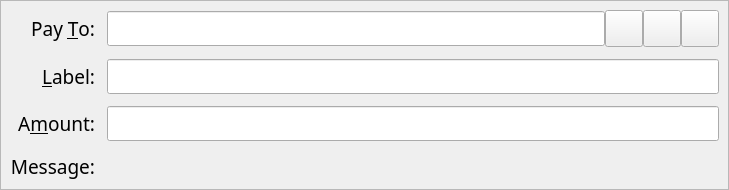
<?xml version="1.0" encoding="UTF-8"?>
<ui version="4.0">
 <class>SendCoinsEntry</class>
 <widget class="QStackedWidget" name="SendCoinsEntry">
  <property name="geometry">
   <rect>
    <x>0</x>
    <y>0</y>
    <width>729</width>
    <height>181</height>
   </rect>
  </property>
  <property name="font">
   <font>
    <family>Ara Hamah 1982</family>
    <pointsize>14</pointsize>
   </font>
  </property>
  <property name="focusPolicy">
   <enum>Qt::TabFocus</enum>
  </property>
  <property name="autoFillBackground">
   <bool>false</bool>
  </property>
  <widget class="QFrame" name="SendCoins">
   <property name="toolTip">
    <string>This is a normal payment.</string>
   </property>
   <property name="frameShape">
    <enum>QFrame::StyledPanel</enum>
   </property>
   <property name="frameShadow">
    <enum>QFrame::Sunken</enum>
   </property>
   <layout class="QGridLayout" name="gridLayout">
    <property name="spacing">
     <number>12</number>
    </property>
    <item row="0" column="0">
     <widget class="QLabel" name="payToLabel">
      <property name="font">
       <font>
        <family>Ara Hamah 1982</family>
        <pointsize>14</pointsize>
       </font>
      </property>
      <property name="text">
       <string>Pay &amp;To:</string>
      </property>
      <property name="alignment">
       <set>Qt::AlignRight|Qt::AlignTrailing|Qt::AlignVCenter</set>
      </property>
      <property name="buddy">
       <cstring>payTo</cstring>
      </property>
     </widget>
    </item>
    <item row="0" column="1">
     <layout class="QHBoxLayout" name="payToLayout">
      <property name="spacing">
       <number>0</number>
      </property>
      <item>
       <widget class="QValidatedLineEdit" name="payTo">
        <property name="font">
         <font>
          <family>Ara Hamah 1982</family>
          <pointsize>14</pointsize>
         </font>
        </property>
        <property name="toolTip">
         <string>The Nyerium address to send the payment to</string>
        </property>
       </widget>
      </item>
      <item>
       <widget class="QToolButton" name="addressBookButton">
        <property name="font">
         <font>
          <family>Ara Hamah 1982</family>
          <pointsize>14</pointsize>
         </font>
        </property>
        <property name="toolTip">
         <string>Choose previously used address</string>
        </property>
        <property name="text">
         <string/>
        </property>
        <property name="icon">
         <iconset resource="../nyerium.qrc">
          <normaloff>:/icons/address-book</normaloff>:/icons/address-book</iconset>
        </property>
        <property name="iconSize">
         <size>
          <width>30</width>
          <height>30</height>
         </size>
        </property>
        <property name="shortcut">
         <string>Alt+A</string>
        </property>
       </widget>
      </item>
      <item>
       <widget class="QToolButton" name="pasteButton">
        <property name="font">
         <font>
          <family>Ara Hamah 1982</family>
          <pointsize>14</pointsize>
         </font>
        </property>
        <property name="toolTip">
         <string>Paste address from clipboard</string>
        </property>
        <property name="text">
         <string/>
        </property>
        <property name="icon">
         <iconset resource="../nyerium.qrc">
          <normaloff>:/icons/editpaste</normaloff>:/icons/editpaste</iconset>
        </property>
        <property name="iconSize">
         <size>
          <width>30</width>
          <height>30</height>
         </size>
        </property>
        <property name="shortcut">
         <string>Alt+P</string>
        </property>
       </widget>
      </item>
      <item>
       <widget class="QToolButton" name="deleteButton">
        <property name="font">
         <font>
          <family>Ara Hamah 1982</family>
          <pointsize>14</pointsize>
         </font>
        </property>
        <property name="toolTip">
         <string>Remove this entry</string>
        </property>
        <property name="text">
         <string/>
        </property>
        <property name="icon">
         <iconset resource="../nyerium.qrc">
          <normaloff>:/icons/remove</normaloff>:/icons/remove</iconset>
        </property>
        <property name="iconSize">
         <size>
          <width>30</width>
          <height>30</height>
         </size>
        </property>
       </widget>
      </item>
     </layout>
    </item>
    <item row="1" column="0">
     <widget class="QLabel" name="labelLabel">
      <property name="font">
       <font>
        <family>Ara Hamah 1982</family>
        <pointsize>14</pointsize>
       </font>
      </property>
      <property name="text">
       <string>&amp;Label:</string>
      </property>
      <property name="alignment">
       <set>Qt::AlignRight|Qt::AlignTrailing|Qt::AlignVCenter</set>
      </property>
      <property name="buddy">
       <cstring>addAsLabel</cstring>
      </property>
     </widget>
    </item>
    <item row="1" column="1">
     <widget class="QLineEdit" name="addAsLabel">
      <property name="font">
       <font>
        <family>Ara Hamah 1982</family>
        <pointsize>14</pointsize>
       </font>
      </property>
      <property name="toolTip">
       <string>Enter a label for this address to add it to the list of used addresses</string>
      </property>
     </widget>
    </item>
    <item row="2" column="0">
     <widget class="QLabel" name="amountLabel">
      <property name="font">
       <font>
        <family>Ara Hamah 1982</family>
        <pointsize>14</pointsize>
       </font>
      </property>
      <property name="text">
       <string>A&amp;mount:</string>
      </property>
      <property name="alignment">
       <set>Qt::AlignRight|Qt::AlignTrailing|Qt::AlignVCenter</set>
      </property>
      <property name="buddy">
       <cstring>payAmount</cstring>
      </property>
     </widget>
    </item>
    <item row="2" column="1">
     <widget class="BitcoinAmountField" name="payAmount">
      <property name="font">
       <font>
        <family>Ara Hamah 1982</family>
        <pointsize>14</pointsize>
       </font>
      </property>
     </widget>
    </item>
    <item row="3" column="0">
     <widget class="QLabel" name="messageLabel">
      <property name="font">
       <font>
        <family>Ara Hamah 1982</family>
        <pointsize>14</pointsize>
       </font>
      </property>
      <property name="text">
       <string>Message:</string>
      </property>
      <property name="alignment">
       <set>Qt::AlignRight|Qt::AlignTrailing|Qt::AlignVCenter</set>
      </property>
     </widget>
    </item>
    <item row="3" column="1">
     <widget class="QLabel" name="messageTextLabel">
      <property name="font">
       <font>
        <family>Ara Hamah 1982</family>
        <pointsize>14</pointsize>
       </font>
      </property>
      <property name="toolTip">
       <string>A message that was attached to the Nyerium: URI which will be stored with the transaction for your reference. Note: This message will not be sent over the Nyerium network.</string>
      </property>
      <property name="textFormat">
       <enum>Qt::PlainText</enum>
      </property>
     </widget>
    </item>
   </layout>
  </widget>
  <widget class="QFrame" name="SendCoins_InsecurePaymentRequest">
   <property name="palette">
    <palette>
     <active>
      <colorrole role="WindowText">
       <brush brushstyle="SolidPattern">
        <color alpha="255">
         <red>0</red>
         <green>0</green>
         <blue>0</blue>
        </color>
       </brush>
      </colorrole>
      <colorrole role="Button">
       <brush brushstyle="SolidPattern">
        <color alpha="255">
         <red>255</red>
         <green>255</green>
         <blue>127</blue>
        </color>
       </brush>
      </colorrole>
      <colorrole role="Light">
       <brush brushstyle="SolidPattern">
        <color alpha="255">
         <red>255</red>
         <green>255</green>
         <blue>255</blue>
        </color>
       </brush>
      </colorrole>
      <colorrole role="Midlight">
       <brush brushstyle="SolidPattern">
        <color alpha="255">
         <red>255</red>
         <green>255</green>
         <blue>191</blue>
        </color>
       </brush>
      </colorrole>
      <colorrole role="Dark">
       <brush brushstyle="SolidPattern">
        <color alpha="255">
         <red>127</red>
         <green>127</green>
         <blue>63</blue>
        </color>
       </brush>
      </colorrole>
      <colorrole role="Mid">
       <brush brushstyle="SolidPattern">
        <color alpha="255">
         <red>170</red>
         <green>170</green>
         <blue>84</blue>
        </color>
       </brush>
      </colorrole>
      <colorrole role="Text">
       <brush brushstyle="SolidPattern">
        <color alpha="255">
         <red>0</red>
         <green>0</green>
         <blue>0</blue>
        </color>
       </brush>
      </colorrole>
      <colorrole role="BrightText">
       <brush brushstyle="SolidPattern">
        <color alpha="255">
         <red>255</red>
         <green>255</green>
         <blue>255</blue>
        </color>
       </brush>
      </colorrole>
      <colorrole role="ButtonText">
       <brush brushstyle="SolidPattern">
        <color alpha="255">
         <red>0</red>
         <green>0</green>
         <blue>0</blue>
        </color>
       </brush>
      </colorrole>
      <colorrole role="Base">
       <brush brushstyle="SolidPattern">
        <color alpha="255">
         <red>255</red>
         <green>255</green>
         <blue>255</blue>
        </color>
       </brush>
      </colorrole>
      <colorrole role="Window">
       <brush brushstyle="SolidPattern">
        <color alpha="255">
         <red>255</red>
         <green>255</green>
         <blue>127</blue>
        </color>
       </brush>
      </colorrole>
      <colorrole role="Shadow">
       <brush brushstyle="SolidPattern">
        <color alpha="255">
         <red>0</red>
         <green>0</green>
         <blue>0</blue>
        </color>
       </brush>
      </colorrole>
      <colorrole role="AlternateBase">
       <brush brushstyle="SolidPattern">
        <color alpha="255">
         <red>255</red>
         <green>255</green>
         <blue>191</blue>
        </color>
       </brush>
      </colorrole>
      <colorrole role="ToolTipBase">
       <brush brushstyle="SolidPattern">
        <color alpha="255">
         <red>255</red>
         <green>255</green>
         <blue>220</blue>
        </color>
       </brush>
      </colorrole>
      <colorrole role="ToolTipText">
       <brush brushstyle="SolidPattern">
        <color alpha="255">
         <red>0</red>
         <green>0</green>
         <blue>0</blue>
        </color>
       </brush>
      </colorrole>
     </active>
     <inactive>
      <colorrole role="WindowText">
       <brush brushstyle="SolidPattern">
        <color alpha="255">
         <red>0</red>
         <green>0</green>
         <blue>0</blue>
        </color>
       </brush>
      </colorrole>
      <colorrole role="Button">
       <brush brushstyle="SolidPattern">
        <color alpha="255">
         <red>255</red>
         <green>255</green>
         <blue>127</blue>
        </color>
       </brush>
      </colorrole>
      <colorrole role="Light">
       <brush brushstyle="SolidPattern">
        <color alpha="255">
         <red>255</red>
         <green>255</green>
         <blue>255</blue>
        </color>
       </brush>
      </colorrole>
      <colorrole role="Midlight">
       <brush brushstyle="SolidPattern">
        <color alpha="255">
         <red>255</red>
         <green>255</green>
         <blue>191</blue>
        </color>
       </brush>
      </colorrole>
      <colorrole role="Dark">
       <brush brushstyle="SolidPattern">
        <color alpha="255">
         <red>127</red>
         <green>127</green>
         <blue>63</blue>
        </color>
       </brush>
      </colorrole>
      <colorrole role="Mid">
       <brush brushstyle="SolidPattern">
        <color alpha="255">
         <red>170</red>
         <green>170</green>
         <blue>84</blue>
        </color>
       </brush>
      </colorrole>
      <colorrole role="Text">
       <brush brushstyle="SolidPattern">
        <color alpha="255">
         <red>0</red>
         <green>0</green>
         <blue>0</blue>
        </color>
       </brush>
      </colorrole>
      <colorrole role="BrightText">
       <brush brushstyle="SolidPattern">
        <color alpha="255">
         <red>255</red>
         <green>255</green>
         <blue>255</blue>
        </color>
       </brush>
      </colorrole>
      <colorrole role="ButtonText">
       <brush brushstyle="SolidPattern">
        <color alpha="255">
         <red>0</red>
         <green>0</green>
         <blue>0</blue>
        </color>
       </brush>
      </colorrole>
      <colorrole role="Base">
       <brush brushstyle="SolidPattern">
        <color alpha="255">
         <red>255</red>
         <green>255</green>
         <blue>255</blue>
        </color>
       </brush>
      </colorrole>
      <colorrole role="Window">
       <brush brushstyle="SolidPattern">
        <color alpha="255">
         <red>255</red>
         <green>255</green>
         <blue>127</blue>
        </color>
       </brush>
      </colorrole>
      <colorrole role="Shadow">
       <brush brushstyle="SolidPattern">
        <color alpha="255">
         <red>0</red>
         <green>0</green>
         <blue>0</blue>
        </color>
       </brush>
      </colorrole>
      <colorrole role="AlternateBase">
       <brush brushstyle="SolidPattern">
        <color alpha="255">
         <red>255</red>
         <green>255</green>
         <blue>191</blue>
        </color>
       </brush>
      </colorrole>
      <colorrole role="ToolTipBase">
       <brush brushstyle="SolidPattern">
        <color alpha="255">
         <red>255</red>
         <green>255</green>
         <blue>220</blue>
        </color>
       </brush>
      </colorrole>
      <colorrole role="ToolTipText">
       <brush brushstyle="SolidPattern">
        <color alpha="255">
         <red>0</red>
         <green>0</green>
         <blue>0</blue>
        </color>
       </brush>
      </colorrole>
     </inactive>
     <disabled>
      <colorrole role="WindowText">
       <brush brushstyle="SolidPattern">
        <color alpha="255">
         <red>127</red>
         <green>127</green>
         <blue>63</blue>
        </color>
       </brush>
      </colorrole>
      <colorrole role="Button">
       <brush brushstyle="SolidPattern">
        <color alpha="255">
         <red>255</red>
         <green>255</green>
         <blue>127</blue>
        </color>
       </brush>
      </colorrole>
      <colorrole role="Light">
       <brush brushstyle="SolidPattern">
        <color alpha="255">
         <red>255</red>
         <green>255</green>
         <blue>255</blue>
        </color>
       </brush>
      </colorrole>
      <colorrole role="Midlight">
       <brush brushstyle="SolidPattern">
        <color alpha="255">
         <red>255</red>
         <green>255</green>
         <blue>191</blue>
        </color>
       </brush>
      </colorrole>
      <colorrole role="Dark">
       <brush brushstyle="SolidPattern">
        <color alpha="255">
         <red>127</red>
         <green>127</green>
         <blue>63</blue>
        </color>
       </brush>
      </colorrole>
      <colorrole role="Mid">
       <brush brushstyle="SolidPattern">
        <color alpha="255">
         <red>170</red>
         <green>170</green>
         <blue>84</blue>
        </color>
       </brush>
      </colorrole>
      <colorrole role="Text">
       <brush brushstyle="SolidPattern">
        <color alpha="255">
         <red>127</red>
         <green>127</green>
         <blue>63</blue>
        </color>
       </brush>
      </colorrole>
      <colorrole role="BrightText">
       <brush brushstyle="SolidPattern">
        <color alpha="255">
         <red>255</red>
         <green>255</green>
         <blue>255</blue>
        </color>
       </brush>
      </colorrole>
      <colorrole role="ButtonText">
       <brush brushstyle="SolidPattern">
        <color alpha="255">
         <red>127</red>
         <green>127</green>
         <blue>63</blue>
        </color>
       </brush>
      </colorrole>
      <colorrole role="Base">
       <brush brushstyle="SolidPattern">
        <color alpha="255">
         <red>255</red>
         <green>255</green>
         <blue>127</blue>
        </color>
       </brush>
      </colorrole>
      <colorrole role="Window">
       <brush brushstyle="SolidPattern">
        <color alpha="255">
         <red>255</red>
         <green>255</green>
         <blue>127</blue>
        </color>
       </brush>
      </colorrole>
      <colorrole role="Shadow">
       <brush brushstyle="SolidPattern">
        <color alpha="255">
         <red>0</red>
         <green>0</green>
         <blue>0</blue>
        </color>
       </brush>
      </colorrole>
      <colorrole role="AlternateBase">
       <brush brushstyle="SolidPattern">
        <color alpha="255">
         <red>255</red>
         <green>255</green>
         <blue>127</blue>
        </color>
       </brush>
      </colorrole>
      <colorrole role="ToolTipBase">
       <brush brushstyle="SolidPattern">
        <color alpha="255">
         <red>255</red>
         <green>255</green>
         <blue>220</blue>
        </color>
       </brush>
      </colorrole>
      <colorrole role="ToolTipText">
       <brush brushstyle="SolidPattern">
        <color alpha="255">
         <red>0</red>
         <green>0</green>
         <blue>0</blue>
        </color>
       </brush>
      </colorrole>
     </disabled>
    </palette>
   </property>
   <property name="toolTip">
    <string>This is an unverified payment request.</string>
   </property>
   <property name="autoFillBackground">
    <bool>true</bool>
   </property>
   <property name="frameShape">
    <enum>QFrame::StyledPanel</enum>
   </property>
   <property name="frameShadow">
    <enum>QFrame::Sunken</enum>
   </property>
   <layout class="QGridLayout" name="gridLayout_is">
    <property name="spacing">
     <number>12</number>
    </property>
    <item row="0" column="0">
     <widget class="QLabel" name="payToLabel_is">
      <property name="text">
       <string>Pay To:</string>
      </property>
      <property name="alignment">
       <set>Qt::AlignRight|Qt::AlignTrailing|Qt::AlignVCenter</set>
      </property>
     </widget>
    </item>
    <item row="0" column="1">
     <layout class="QHBoxLayout" name="payToLayout_is">
      <property name="spacing">
       <number>0</number>
      </property>
      <item>
       <widget class="QLabel" name="payTo_is"/>
      </item>
      <item>
       <widget class="QToolButton" name="deleteButton_is">
        <property name="toolTip">
         <string>Remove this entry</string>
        </property>
        <property name="text">
         <string/>
        </property>
        <property name="icon">
         <iconset resource="../nyerium.qrc">
          <normaloff>:/icons/remove</normaloff>:/icons/remove</iconset>
        </property>
       </widget>
      </item>
     </layout>
    </item>
    <item row="1" column="0">
     <widget class="QLabel" name="memoLabel_is">
      <property name="text">
       <string>Memo:</string>
      </property>
      <property name="alignment">
       <set>Qt::AlignRight|Qt::AlignTrailing|Qt::AlignVCenter</set>
      </property>
     </widget>
    </item>
    <item row="1" column="1">
     <widget class="QLabel" name="memoTextLabel_is">
      <property name="textFormat">
       <enum>Qt::PlainText</enum>
      </property>
     </widget>
    </item>
    <item row="2" column="0">
     <widget class="QLabel" name="amountLabel_is">
      <property name="text">
       <string>A&amp;mount:</string>
      </property>
      <property name="alignment">
       <set>Qt::AlignRight|Qt::AlignTrailing|Qt::AlignVCenter</set>
      </property>
      <property name="buddy">
       <cstring>payAmount_is</cstring>
      </property>
     </widget>
    </item>
    <item row="2" column="1">
     <widget class="BitcoinAmountField" name="payAmount_is">
      <property name="acceptDrops">
       <bool>false</bool>
      </property>
     </widget>
    </item>
   </layout>
  </widget>
  <widget class="QFrame" name="SendCoins_SecurePaymentRequest">
   <property name="palette">
    <palette>
     <active>
      <colorrole role="WindowText">
       <brush brushstyle="SolidPattern">
        <color alpha="255">
         <red>0</red>
         <green>0</green>
         <blue>0</blue>
        </color>
       </brush>
      </colorrole>
      <colorrole role="Button">
       <brush brushstyle="SolidPattern">
        <color alpha="255">
         <red>140</red>
         <green>232</green>
         <blue>119</blue>
        </color>
       </brush>
      </colorrole>
      <colorrole role="Light">
       <brush brushstyle="SolidPattern">
        <color alpha="255">
         <red>230</red>
         <green>255</green>
         <blue>224</blue>
        </color>
       </brush>
      </colorrole>
      <colorrole role="Midlight">
       <brush brushstyle="SolidPattern">
        <color alpha="255">
         <red>185</red>
         <green>243</green>
         <blue>171</blue>
        </color>
       </brush>
      </colorrole>
      <colorrole role="Dark">
       <brush brushstyle="SolidPattern">
        <color alpha="255">
         <red>70</red>
         <green>116</green>
         <blue>59</blue>
        </color>
       </brush>
      </colorrole>
      <colorrole role="Mid">
       <brush brushstyle="SolidPattern">
        <color alpha="255">
         <red>93</red>
         <green>155</green>
         <blue>79</blue>
        </color>
       </brush>
      </colorrole>
      <colorrole role="Text">
       <brush brushstyle="SolidPattern">
        <color alpha="255">
         <red>0</red>
         <green>0</green>
         <blue>0</blue>
        </color>
       </brush>
      </colorrole>
      <colorrole role="BrightText">
       <brush brushstyle="SolidPattern">
        <color alpha="255">
         <red>155</red>
         <green>255</green>
         <blue>147</blue>
        </color>
       </brush>
      </colorrole>
      <colorrole role="ButtonText">
       <brush brushstyle="SolidPattern">
        <color alpha="255">
         <red>0</red>
         <green>0</green>
         <blue>0</blue>
        </color>
       </brush>
      </colorrole>
      <colorrole role="Base">
       <brush brushstyle="SolidPattern">
        <color alpha="255">
         <red>119</red>
         <green>255</green>
         <blue>233</blue>
        </color>
       </brush>
      </colorrole>
      <colorrole role="Window">
       <brush brushstyle="SolidPattern">
        <color alpha="255">
         <red>140</red>
         <green>232</green>
         <blue>119</blue>
        </color>
       </brush>
      </colorrole>
      <colorrole role="Shadow">
       <brush brushstyle="SolidPattern">
        <color alpha="255">
         <red>0</red>
         <green>0</green>
         <blue>0</blue>
        </color>
       </brush>
      </colorrole>
      <colorrole role="AlternateBase">
       <brush brushstyle="SolidPattern">
        <color alpha="255">
         <red>197</red>
         <green>243</green>
         <blue>187</blue>
        </color>
       </brush>
      </colorrole>
      <colorrole role="NoRole">
       <brush brushstyle="SolidPattern">
        <color alpha="255">
         <red>125</red>
         <green>194</green>
         <blue>122</blue>
        </color>
       </brush>
      </colorrole>
      <colorrole role="ToolTipBase">
       <brush brushstyle="SolidPattern">
        <color alpha="255">
         <red>255</red>
         <green>255</green>
         <blue>220</blue>
        </color>
       </brush>
      </colorrole>
      <colorrole role="ToolTipText">
       <brush brushstyle="SolidPattern">
        <color alpha="255">
         <red>0</red>
         <green>0</green>
         <blue>0</blue>
        </color>
       </brush>
      </colorrole>
     </active>
     <inactive>
      <colorrole role="WindowText">
       <brush brushstyle="SolidPattern">
        <color alpha="255">
         <red>0</red>
         <green>0</green>
         <blue>0</blue>
        </color>
       </brush>
      </colorrole>
      <colorrole role="Button">
       <brush brushstyle="SolidPattern">
        <color alpha="255">
         <red>140</red>
         <green>232</green>
         <blue>119</blue>
        </color>
       </brush>
      </colorrole>
      <colorrole role="Light">
       <brush brushstyle="SolidPattern">
        <color alpha="255">
         <red>230</red>
         <green>255</green>
         <blue>224</blue>
        </color>
       </brush>
      </colorrole>
      <colorrole role="Midlight">
       <brush brushstyle="SolidPattern">
        <color alpha="255">
         <red>185</red>
         <green>243</green>
         <blue>171</blue>
        </color>
       </brush>
      </colorrole>
      <colorrole role="Dark">
       <brush brushstyle="SolidPattern">
        <color alpha="255">
         <red>70</red>
         <green>116</green>
         <blue>59</blue>
        </color>
       </brush>
      </colorrole>
      <colorrole role="Mid">
       <brush brushstyle="SolidPattern">
        <color alpha="255">
         <red>93</red>
         <green>155</green>
         <blue>79</blue>
        </color>
       </brush>
      </colorrole>
      <colorrole role="Text">
       <brush brushstyle="SolidPattern">
        <color alpha="255">
         <red>0</red>
         <green>0</green>
         <blue>0</blue>
        </color>
       </brush>
      </colorrole>
      <colorrole role="BrightText">
       <brush brushstyle="SolidPattern">
        <color alpha="255">
         <red>155</red>
         <green>255</green>
         <blue>147</blue>
        </color>
       </brush>
      </colorrole>
      <colorrole role="ButtonText">
       <brush brushstyle="SolidPattern">
        <color alpha="255">
         <red>0</red>
         <green>0</green>
         <blue>0</blue>
        </color>
       </brush>
      </colorrole>
      <colorrole role="Base">
       <brush brushstyle="SolidPattern">
        <color alpha="255">
         <red>119</red>
         <green>255</green>
         <blue>233</blue>
        </color>
       </brush>
      </colorrole>
      <colorrole role="Window">
       <brush brushstyle="SolidPattern">
        <color alpha="255">
         <red>140</red>
         <green>232</green>
         <blue>119</blue>
        </color>
       </brush>
      </colorrole>
      <colorrole role="Shadow">
       <brush brushstyle="SolidPattern">
        <color alpha="255">
         <red>0</red>
         <green>0</green>
         <blue>0</blue>
        </color>
       </brush>
      </colorrole>
      <colorrole role="AlternateBase">
       <brush brushstyle="SolidPattern">
        <color alpha="255">
         <red>197</red>
         <green>243</green>
         <blue>187</blue>
        </color>
       </brush>
      </colorrole>
      <colorrole role="NoRole">
       <brush brushstyle="SolidPattern">
        <color alpha="255">
         <red>125</red>
         <green>194</green>
         <blue>122</blue>
        </color>
       </brush>
      </colorrole>
      <colorrole role="ToolTipBase">
       <brush brushstyle="SolidPattern">
        <color alpha="255">
         <red>255</red>
         <green>255</green>
         <blue>220</blue>
        </color>
       </brush>
      </colorrole>
      <colorrole role="ToolTipText">
       <brush brushstyle="SolidPattern">
        <color alpha="255">
         <red>0</red>
         <green>0</green>
         <blue>0</blue>
        </color>
       </brush>
      </colorrole>
     </inactive>
     <disabled>
      <colorrole role="WindowText">
       <brush brushstyle="SolidPattern">
        <color alpha="255">
         <red>70</red>
         <green>116</green>
         <blue>59</blue>
        </color>
       </brush>
      </colorrole>
      <colorrole role="Button">
       <brush brushstyle="SolidPattern">
        <color alpha="255">
         <red>140</red>
         <green>232</green>
         <blue>119</blue>
        </color>
       </brush>
      </colorrole>
      <colorrole role="Light">
       <brush brushstyle="SolidPattern">
        <color alpha="255">
         <red>230</red>
         <green>255</green>
         <blue>224</blue>
        </color>
       </brush>
      </colorrole>
      <colorrole role="Midlight">
       <brush brushstyle="SolidPattern">
        <color alpha="255">
         <red>185</red>
         <green>243</green>
         <blue>171</blue>
        </color>
       </brush>
      </colorrole>
      <colorrole role="Dark">
       <brush brushstyle="SolidPattern">
        <color alpha="255">
         <red>70</red>
         <green>116</green>
         <blue>59</blue>
        </color>
       </brush>
      </colorrole>
      <colorrole role="Mid">
       <brush brushstyle="SolidPattern">
        <color alpha="255">
         <red>93</red>
         <green>155</green>
         <blue>79</blue>
        </color>
       </brush>
      </colorrole>
      <colorrole role="Text">
       <brush brushstyle="SolidPattern">
        <color alpha="255">
         <red>70</red>
         <green>116</green>
         <blue>59</blue>
        </color>
       </brush>
      </colorrole>
      <colorrole role="BrightText">
       <brush brushstyle="SolidPattern">
        <color alpha="255">
         <red>155</red>
         <green>255</green>
         <blue>147</blue>
        </color>
       </brush>
      </colorrole>
      <colorrole role="ButtonText">
       <brush brushstyle="SolidPattern">
        <color alpha="255">
         <red>70</red>
         <green>116</green>
         <blue>59</blue>
        </color>
       </brush>
      </colorrole>
      <colorrole role="Base">
       <brush brushstyle="SolidPattern">
        <color alpha="255">
         <red>140</red>
         <green>232</green>
         <blue>119</blue>
        </color>
       </brush>
      </colorrole>
      <colorrole role="Window">
       <brush brushstyle="SolidPattern">
        <color alpha="255">
         <red>140</red>
         <green>232</green>
         <blue>119</blue>
        </color>
       </brush>
      </colorrole>
      <colorrole role="Shadow">
       <brush brushstyle="SolidPattern">
        <color alpha="255">
         <red>0</red>
         <green>0</green>
         <blue>0</blue>
        </color>
       </brush>
      </colorrole>
      <colorrole role="AlternateBase">
       <brush brushstyle="SolidPattern">
        <color alpha="255">
         <red>140</red>
         <green>232</green>
         <blue>119</blue>
        </color>
       </brush>
      </colorrole>
      <colorrole role="NoRole">
       <brush brushstyle="SolidPattern">
        <color alpha="255">
         <red>125</red>
         <green>194</green>
         <blue>122</blue>
        </color>
       </brush>
      </colorrole>
      <colorrole role="ToolTipBase">
       <brush brushstyle="SolidPattern">
        <color alpha="255">
         <red>255</red>
         <green>255</green>
         <blue>220</blue>
        </color>
       </brush>
      </colorrole>
      <colorrole role="ToolTipText">
       <brush brushstyle="SolidPattern">
        <color alpha="255">
         <red>0</red>
         <green>0</green>
         <blue>0</blue>
        </color>
       </brush>
      </colorrole>
     </disabled>
    </palette>
   </property>
   <property name="toolTip">
    <string>This is a verified payment request.</string>
   </property>
   <property name="autoFillBackground">
    <bool>true</bool>
   </property>
   <property name="frameShape">
    <enum>QFrame::StyledPanel</enum>
   </property>
   <property name="frameShadow">
    <enum>QFrame::Sunken</enum>
   </property>
   <layout class="QGridLayout" name="gridLayout_s">
    <property name="spacing">
     <number>12</number>
    </property>
    <item row="0" column="0">
     <widget class="QLabel" name="payToLabel_s">
      <property name="text">
       <string>Pay To:</string>
      </property>
      <property name="alignment">
       <set>Qt::AlignRight|Qt::AlignTrailing|Qt::AlignVCenter</set>
      </property>
     </widget>
    </item>
    <item row="0" column="1">
     <layout class="QHBoxLayout" name="payToLayout_s">
      <property name="spacing">
       <number>0</number>
      </property>
      <item>
       <widget class="QLabel" name="payTo_s">
        <property name="textFormat">
         <enum>Qt::PlainText</enum>
        </property>
       </widget>
      </item>
      <item>
       <widget class="QToolButton" name="deleteButton_s">
        <property name="toolTip">
         <string>Remove this entry</string>
        </property>
        <property name="text">
         <string/>
        </property>
        <property name="icon">
         <iconset resource="../nyerium.qrc">
          <normaloff>:/icons/remove</normaloff>:/icons/remove</iconset>
        </property>
       </widget>
      </item>
     </layout>
    </item>
    <item row="1" column="0">
     <widget class="QLabel" name="memoLabel_s">
      <property name="text">
       <string>Memo:</string>
      </property>
      <property name="alignment">
       <set>Qt::AlignRight|Qt::AlignTrailing|Qt::AlignVCenter</set>
      </property>
     </widget>
    </item>
    <item row="1" column="1">
     <widget class="QLabel" name="memoTextLabel_s">
      <property name="textFormat">
       <enum>Qt::PlainText</enum>
      </property>
     </widget>
    </item>
    <item row="2" column="0">
     <widget class="QLabel" name="amountLabel_s">
      <property name="text">
       <string>A&amp;mount:</string>
      </property>
      <property name="alignment">
       <set>Qt::AlignRight|Qt::AlignTrailing|Qt::AlignVCenter</set>
      </property>
      <property name="buddy">
       <cstring>payAmount_s</cstring>
      </property>
     </widget>
    </item>
    <item row="2" column="1">
     <widget class="BitcoinAmountField" name="payAmount_s">
      <property name="acceptDrops">
       <bool>false</bool>
      </property>
     </widget>
    </item>
   </layout>
  </widget>
 </widget>
 <customwidgets>
  <customwidget>
   <class>BitcoinAmountField</class>
   <extends>QLineEdit</extends>
   <header>bitcoinamountfield.h</header>
   <container>1</container>
  </customwidget>
  <customwidget>
   <class>QValidatedLineEdit</class>
   <extends>QLineEdit</extends>
   <header>qvalidatedlineedit.h</header>
  </customwidget>
 </customwidgets>
 <tabstops>
  <tabstop>payTo</tabstop>
  <tabstop>addressBookButton</tabstop>
  <tabstop>pasteButton</tabstop>
  <tabstop>deleteButton</tabstop>
  <tabstop>addAsLabel</tabstop>
  <tabstop>payAmount</tabstop>
  <tabstop>payAmount_is</tabstop>
  <tabstop>deleteButton_is</tabstop>
  <tabstop>payAmount_s</tabstop>
  <tabstop>deleteButton_s</tabstop>
 </tabstops>
 <resources>
  <include location="../nyerium.qrc"/>
 </resources>
 <connections/>
</ui>
